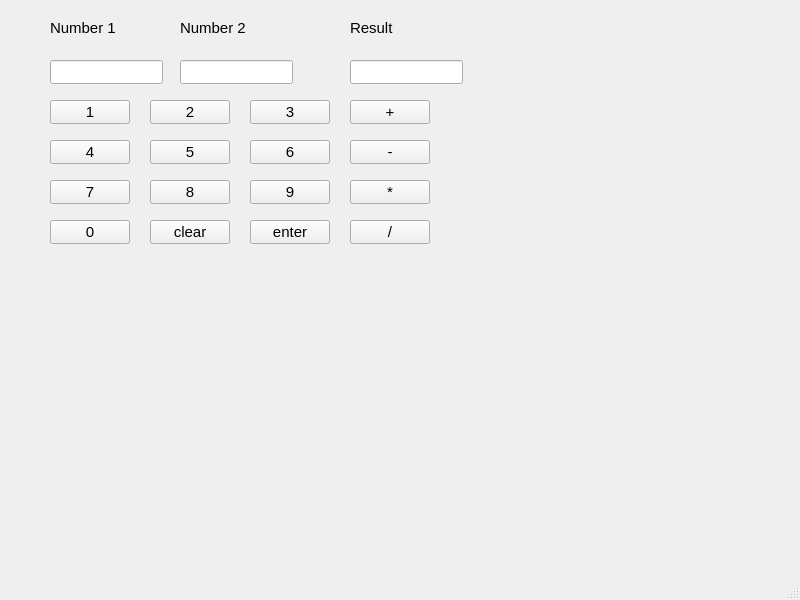
<?xml version="1.0" encoding="UTF-8"?>
<ui version="4.0">
 <class>MainWindow</class>
 <widget class="QMainWindow" name="MainWindow">
  <property name="geometry">
   <rect>
    <x>0</x>
    <y>0</y>
    <width>800</width>
    <height>600</height>
   </rect>
  </property>
  <property name="font">
   <font>
    <pointsize>11</pointsize>
   </font>
  </property>
  <property name="windowTitle">
   <string>MainWindow</string>
  </property>
  <widget class="QWidget" name="centralwidget">
   <widget class="QLabel" name="label_num1">
    <property name="geometry">
     <rect>
      <x>50</x>
      <y>20</y>
      <width>71</width>
      <height>16</height>
     </rect>
    </property>
    <property name="text">
     <string>Number 1</string>
    </property>
   </widget>
   <widget class="QLabel" name="label_num2">
    <property name="geometry">
     <rect>
      <x>180</x>
      <y>20</y>
      <width>71</width>
      <height>16</height>
     </rect>
    </property>
    <property name="text">
     <string>Number 2</string>
    </property>
   </widget>
   <widget class="QLabel" name="label_result">
    <property name="geometry">
     <rect>
      <x>350</x>
      <y>20</y>
      <width>61</width>
      <height>16</height>
     </rect>
    </property>
    <property name="text">
     <string>Result</string>
    </property>
   </widget>
   <widget class="QPushButton" name="N1">
    <property name="geometry">
     <rect>
      <x>50</x>
      <y>100</y>
      <width>80</width>
      <height>24</height>
     </rect>
    </property>
    <property name="text">
     <string>1</string>
    </property>
   </widget>
   <widget class="QPushButton" name="N2">
    <property name="geometry">
     <rect>
      <x>150</x>
      <y>100</y>
      <width>80</width>
      <height>24</height>
     </rect>
    </property>
    <property name="text">
     <string>2</string>
    </property>
   </widget>
   <widget class="QPushButton" name="N3">
    <property name="geometry">
     <rect>
      <x>250</x>
      <y>100</y>
      <width>80</width>
      <height>24</height>
     </rect>
    </property>
    <property name="text">
     <string>3</string>
    </property>
   </widget>
   <widget class="QPushButton" name="N4">
    <property name="geometry">
     <rect>
      <x>50</x>
      <y>140</y>
      <width>80</width>
      <height>24</height>
     </rect>
    </property>
    <property name="text">
     <string>4</string>
    </property>
   </widget>
   <widget class="QPushButton" name="N7">
    <property name="geometry">
     <rect>
      <x>50</x>
      <y>180</y>
      <width>80</width>
      <height>24</height>
     </rect>
    </property>
    <property name="text">
     <string>7</string>
    </property>
   </widget>
   <widget class="QPushButton" name="N0">
    <property name="geometry">
     <rect>
      <x>50</x>
      <y>220</y>
      <width>80</width>
      <height>24</height>
     </rect>
    </property>
    <property name="text">
     <string>0</string>
    </property>
   </widget>
   <widget class="QPushButton" name="N5">
    <property name="geometry">
     <rect>
      <x>150</x>
      <y>140</y>
      <width>80</width>
      <height>24</height>
     </rect>
    </property>
    <property name="text">
     <string>5</string>
    </property>
   </widget>
   <widget class="QPushButton" name="N8">
    <property name="geometry">
     <rect>
      <x>150</x>
      <y>180</y>
      <width>80</width>
      <height>24</height>
     </rect>
    </property>
    <property name="text">
     <string>8</string>
    </property>
   </widget>
   <widget class="QPushButton" name="clear">
    <property name="geometry">
     <rect>
      <x>150</x>
      <y>220</y>
      <width>80</width>
      <height>24</height>
     </rect>
    </property>
    <property name="text">
     <string>clear</string>
    </property>
   </widget>
   <widget class="QPushButton" name="N6">
    <property name="geometry">
     <rect>
      <x>250</x>
      <y>140</y>
      <width>80</width>
      <height>24</height>
     </rect>
    </property>
    <property name="text">
     <string>6</string>
    </property>
   </widget>
   <widget class="QPushButton" name="N9">
    <property name="geometry">
     <rect>
      <x>250</x>
      <y>180</y>
      <width>80</width>
      <height>24</height>
     </rect>
    </property>
    <property name="text">
     <string>9</string>
    </property>
   </widget>
   <widget class="QPushButton" name="enter">
    <property name="geometry">
     <rect>
      <x>250</x>
      <y>220</y>
      <width>80</width>
      <height>24</height>
     </rect>
    </property>
    <property name="text">
     <string>enter</string>
    </property>
   </widget>
   <widget class="QPushButton" name="add">
    <property name="geometry">
     <rect>
      <x>350</x>
      <y>100</y>
      <width>80</width>
      <height>24</height>
     </rect>
    </property>
    <property name="text">
     <string>+</string>
    </property>
   </widget>
   <widget class="QPushButton" name="sub">
    <property name="geometry">
     <rect>
      <x>350</x>
      <y>140</y>
      <width>80</width>
      <height>24</height>
     </rect>
    </property>
    <property name="text">
     <string>-</string>
    </property>
   </widget>
   <widget class="QPushButton" name="mul">
    <property name="geometry">
     <rect>
      <x>350</x>
      <y>180</y>
      <width>80</width>
      <height>24</height>
     </rect>
    </property>
    <property name="text">
     <string>*</string>
    </property>
   </widget>
   <widget class="QPushButton" name="div">
    <property name="geometry">
     <rect>
      <x>350</x>
      <y>220</y>
      <width>80</width>
      <height>24</height>
     </rect>
    </property>
    <property name="text">
     <string>/</string>
    </property>
   </widget>
   <widget class="QLineEdit" name="num1">
    <property name="geometry">
     <rect>
      <x>50</x>
      <y>60</y>
      <width>113</width>
      <height>24</height>
     </rect>
    </property>
   </widget>
   <widget class="QLineEdit" name="num2">
    <property name="geometry">
     <rect>
      <x>180</x>
      <y>60</y>
      <width>113</width>
      <height>24</height>
     </rect>
    </property>
   </widget>
   <widget class="QLineEdit" name="result">
    <property name="geometry">
     <rect>
      <x>350</x>
      <y>60</y>
      <width>113</width>
      <height>24</height>
     </rect>
    </property>
   </widget>
  </widget>
  <widget class="QMenuBar" name="menubar">
   <property name="geometry">
    <rect>
     <x>0</x>
     <y>0</y>
     <width>800</width>
     <height>25</height>
    </rect>
   </property>
  </widget>
  <widget class="QStatusBar" name="statusbar"/>
 </widget>
 <resources/>
 <connections/>
</ui>
